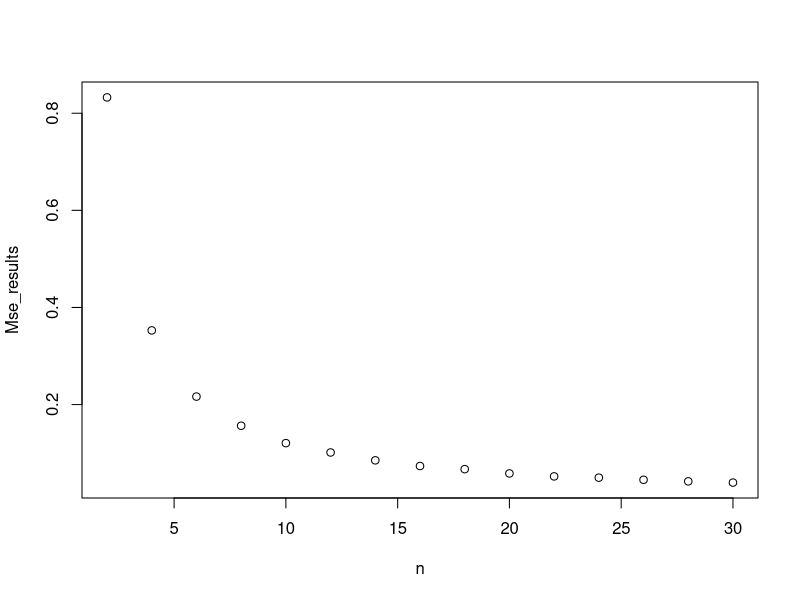
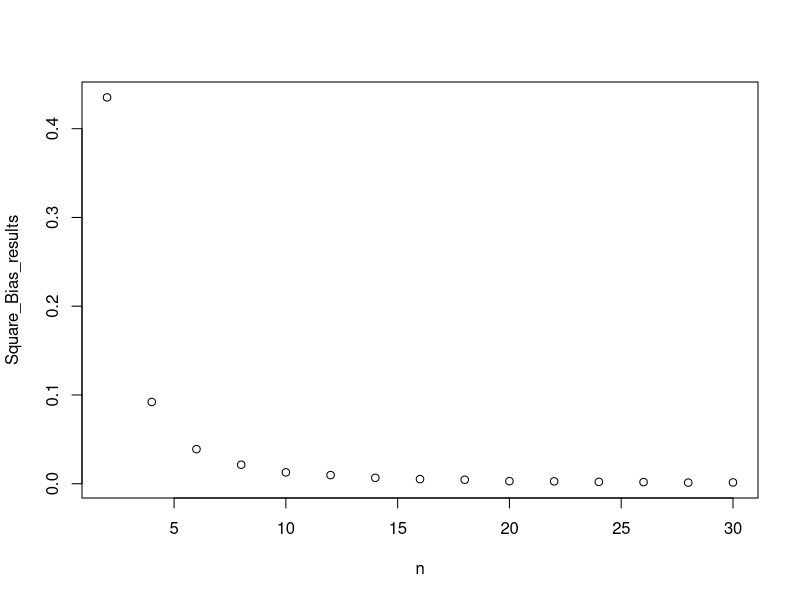
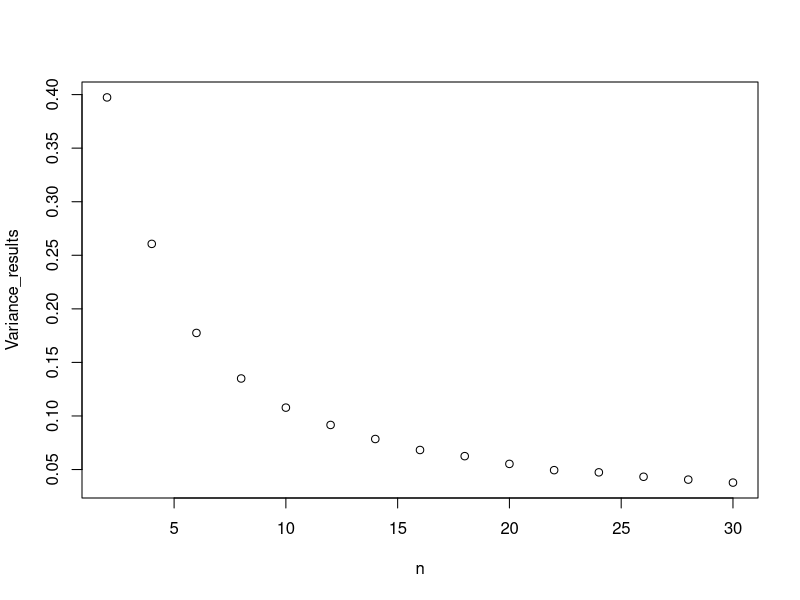
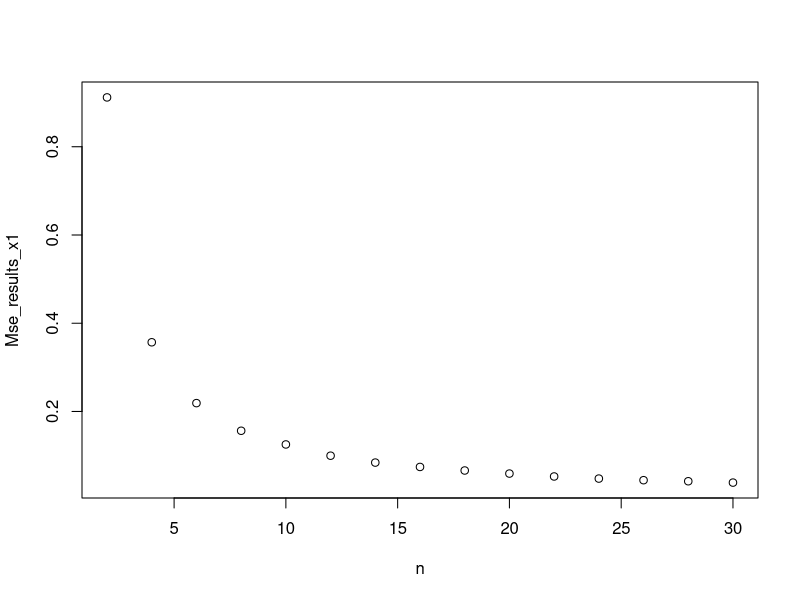
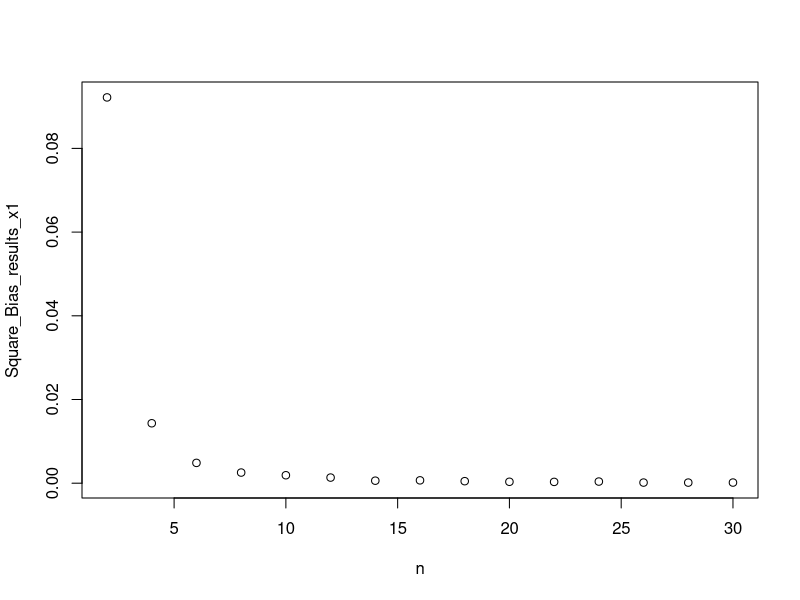
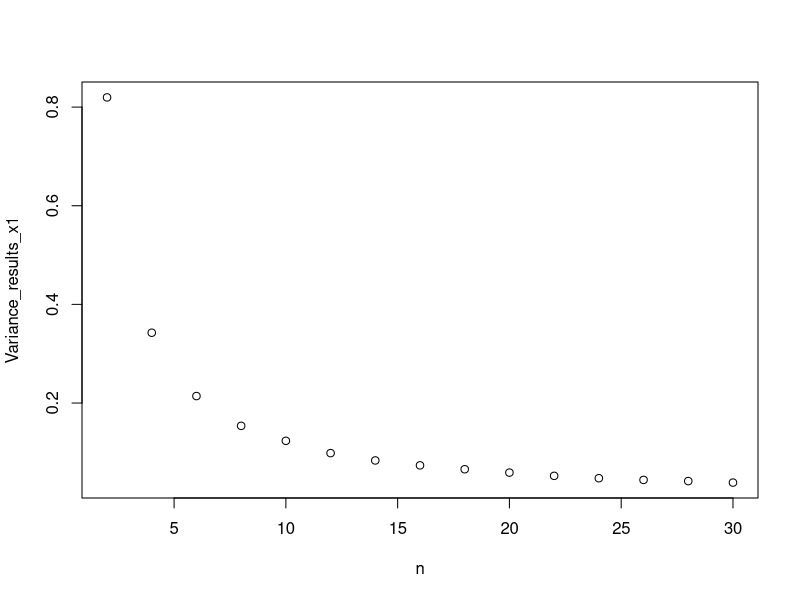
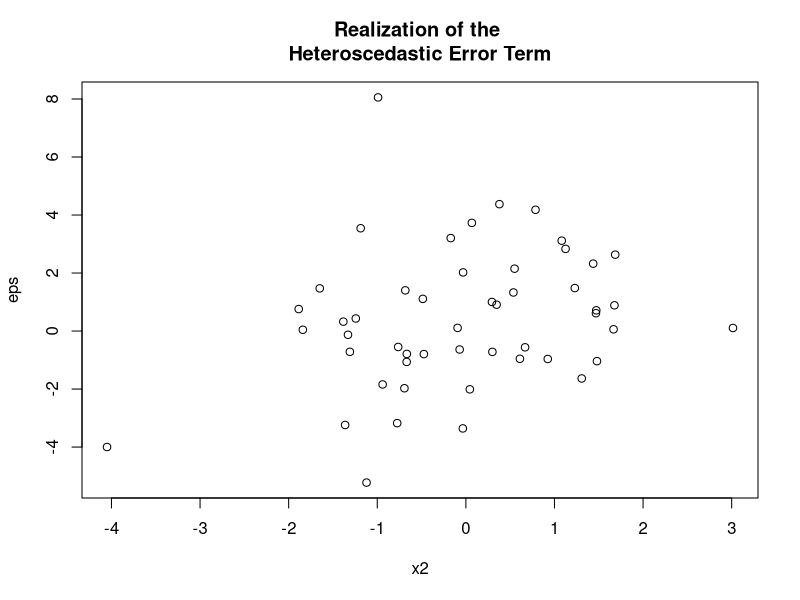

Reproduce these figures in R, in order.
# Coding Exercises-- Estimation
library(tidyverse)
library(Hmisc)

set.seed(111)

# Part 1 - Set-up

mu <- 3
sigma <- 1.5
n <- seq(2,30,2)
R <- 10000

results_x <- matrix(nrow = R, ncol = length(n))
results_x1 <- results_x

# biased 
for (i in 1:R) {
  for(j in n) {
    x <- rnorm(j,mean=mu,sd=sigma)
    results_x[i,j/2] <- sqrt(1/j*sum((x-mean(x))^2))
  }
}

Mse <- function(x) { 1/R*sum((x - sigma)^2) }
Square_Bias<- function(x) { (1/R*sum(x) - sigma)^2 }
Variance <- function(x) { 1/R*sum( (x - 1/R*sum(x))^2 ) }

Mse_results <- apply(results_x,2,Mse)
Square_Bias_results <- apply(results_x,2,Square_Bias)
Variance_results <- apply(results_x,2,Variance)

#unbaised 
for (i in 1:R) {
  for(j in n) {
    x <- rnorm(j,mean=mu,sd=sigma)
    results_x1[i,j/2] <- sqrt(1/(j-1)*sum((x-mean(x))^2))
  }
}
Mse_results_x1 <- apply(results_x1,2,Mse)
Square_Bias_results_x1 <- apply(results_x1,2,Square_Bias)
Variance_results_x1 <- apply(results_x1,2,Variance)

# Presentation of the Simulation-Results

# Plot the results_x
plot(n,Mse_results)
plot(n,Square_Bias_results)
plot(n,Variance_results)

# PLot the results_x1
plot(n,Mse_results_x1)
plot(n,Square_Bias_results_x1)
plot(n,Variance_results_x1)


# Part 2- additional simulation

#  iv - Simulations a simple linear regression model to illistrate the bias ,variance and MSE of the OLS estimator.


# Generating a sample
n <- 50 # Number of observations
beta_1 <- 3 # Intercept
beta_2 <- -1
sigma  <- 2
x1 <- rep(1, n) 
x2 <- rnorm(n, mean=0, sd=sqrt(1.2))
X <- cbind(x1, x2)
eps <- rnorm(n, mean = 0, sd = sigma) # Generate realizations from the heteroscadastic error term
y <- beta_1 + beta_2 * x2 + eps # Linear regression model

# OLS estimate for beta_hat
A <- solve(t(X) %*% X)
beta_hat <- A%*% t(X) %*% y # Computation of the beta_Vector
beta_hat

# Another way for computation of the beta-vector:
myOLSFun <- function(y,x, add.intercept = FALSE){
  n <- length(y) 
  
  # Add an intercept to x
  if(add.intercept){
    Intercept <- rep(1,n)
    x<- cbind(Intercept,x)
  }
  
  # Estimation of the slope- parameter
  beta_hat_vec <- solve(t(x) %*% x) %*% t(x) %*% y
  
  # Return the result
  return(beta_hat_vec)
}

# Run the function
myOLSFun(y=y,x=X)


model <-  lm(y ~ x2)
coef(model)

# MSE for the sample
y_pred <- coef(model)[1] + coef(model)[2]*x2

MSE <- 1/i*sum((y-y_pred)^2)
MSE

plot(y = eps, x= x2,,main="Realization of the \nHeteroscedastic Error Term")
